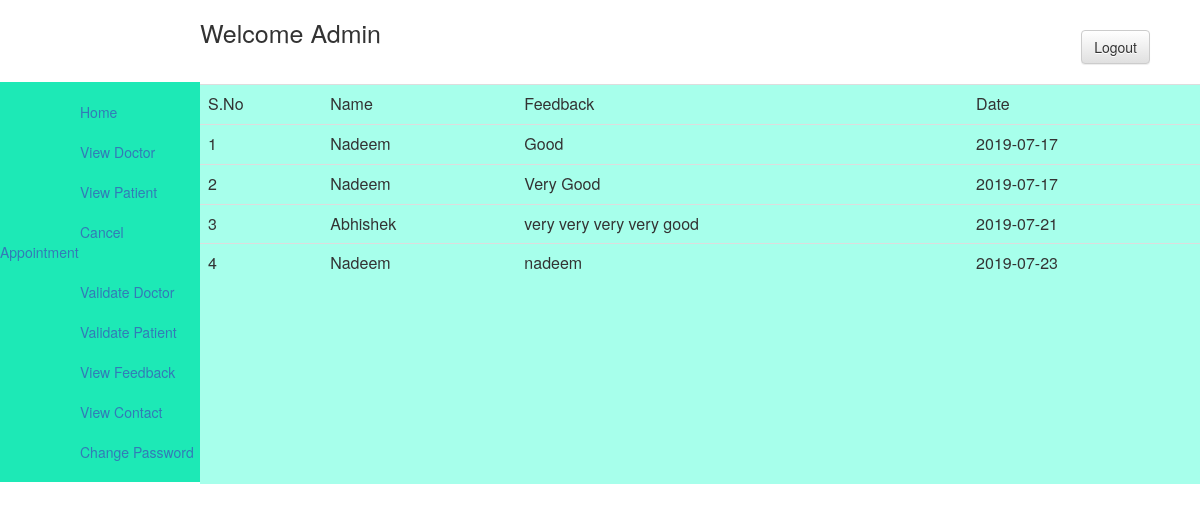
Screenshot of /admin/viewfeedback.php (signed in) with the database file from the repository.
### tables this page shows
CREATE TABLE IF NOT EXISTS `tbl_feedback` (
  `fieldid` int(11) NOT NULL AUTO_INCREMENT,
  `patid` int(11) NOT NULL,
  `feedback` text NOT NULL,
  `date` varchar(10) NOT NULL,
  PRIMARY KEY (`fieldid`)
);

CREATE TABLE IF NOT EXISTS `tbl_patient` (
  `patid` int(11) NOT NULL AUTO_INCREMENT,
  `name` varchar(60) NOT NULL,
  `fname` varchar(60) NOT NULL,
  `gender` varchar(6) NOT NULL,
  `email` varchar(30) NOT NULL,
  `password` varchar(20) NOT NULL,
  `mobile` varchar(13) NOT NULL,
  `age` int(3) NOT NULL,
  `address` varchar(30) NOT NULL,
  `date` varchar(10) NOT NULL,
  `status` varchar(6) NOT NULL DEFAULT 'n',
  PRIMARY KEY (`patid`)
);

### admin/viewfeedback.php (the view, shortened to what this page needs)
<?php
$query="select * from tbl_feedback";
$res=mysql_query($query);
?>
<html>
<head>
<link href="../css/bootstrap.min.css" rel="stylesheet" type="text/css"/>
<link href="../css/bootstrap-theme.min.css" rel="stylesheet" type="text/css"/>
<link href="../css/font-awesome.min.css" rel="stylesheet" type="text/css"/>
</head>
<body>
<div class="conatiner-fluid" style="min-height:auto;">
<div class="col-sm-2" style="min-height:auto;">
<div class="row" style="min-height:400px;margin-top:82px;background-color:#1de9b6;">
<br/>
<a href="dashboard.php" style="margin-left:80px;margin-top:20px;">Home</a>
<br/>
<br/>
<a href="viewdoctor.php" style="margin-left:80px;margin-top:20px;">View Doctor</a>
<br/>
<br/>
<a href="viewpatient.php" style="margin-left:80px;margin-top:20px;">View Patient</a>
<br/>
<br/>
<a href="cancel.php" style="margin-left:80px;margin-top:20px;">Cancel Appointment</a>
<br/>
<br/>
<a href="valdoctor.php" style="margin-left:80px;margin-top:20px;">Validate Doctor</a>
<br/>
<br/>
<a href="valpatient.php" style="margin-left:80px;margin-top:20px;">Validate Patient</a>
<br/>
<br/>
<a href="viewfeedback.php" style="margin-left:80px;margin-top:20px;">View Feedback</a>
<br/>
<br/>
<a href="viewcontact.php" style="margin-left:80px;margin-top:20px;">View Contact</a>
<br/>
<br/>
<a href="change.php" style="margin-left:80px;margin-top:20px;">Change Password</a>
</div>
</div>
</div>
<div class="col-sm-10" style="min-height:auto;">
<div class="row" style="min-height:auto;">
<a href="adminlogout.php"><input type="button" class="btn btn-default navbar-right" value="Logout" style="margin-top:30px;margin-right:50px;"/></a>
<p style="font-size:25px;margin-top:15px;">Welcome Admin</p>
</div>
<div class="row" style="min-height:400px;margin-top:20px;background-color:#a7ffeb;">
<table class="table table-hover">
<tr>
	<td>S.No</td>
	<td>Name</td>
	<td>Feedback</td>
	<td>Date</td>
</tr>
<?php
$a=1;
while($row=mysql_fetch_array($res,MYSQL_BOTH))
{
?>
<tr>
<?php
$patid=$row['patid'];
$select="select name from tbl_patient where patid='$patid'";
$res1=mysql_query($select);
if($row1=mysql_fetch_array($res1,MYSQL_BOTH))
{
?>
	<td><?php echo $a;?></td>
	<td><?php echo $row1['name'];?></td>
<?php
}
?>
<td><?php echo $row['feedback'];?></td>
<td><?php echo $row['date'];?></td>
</tr>
<?php
$a++;
}
?>
</table>
</div>
</div>
</body>
</html>

### rows the page displays
tbl_feedback: patid.name "Nadeem", feedback "Good", date "2019-07-17"
tbl_feedback: patid.name "Nadeem", feedback "Very Good", date "2019-07-17"
tbl_feedback: patid.name "Abhishek", feedback "very very very very good", date "2019-07-21"
tbl_feedback: patid.name "Nadeem", feedback "nadeem", date "2019-07-23"
